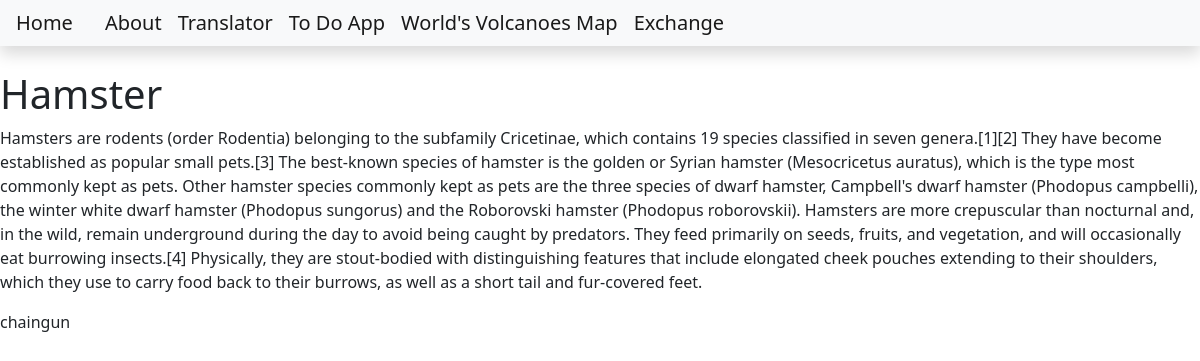
The app's page /hasmters with its own data.
### blog/models.py (models this page shows, shortened)
class Post(models.Model):
    title = models.CharField(max_length=200)
    content = models.TextField()
    date_created = models.DateTimeField(auto_now_add=True)
    slug = models.SlugField(max_length=200, unique=True)
    author = models.ForeignKey(to=User, on_delete=models.CASCADE)
    status = models.IntegerField(choices=STATUS, default=0)

### blog/views.py (the view)
# urls.py: path('<slug:slug>', views.BlogView.as_view(), name='blog_view'),
class BlogView(generic.DetailView):
    model = Post
    template_name = 'blog.html'

### templates/blog.html
{% extends 'base.html' %}
{% block content %}
<h1>{{object.title}}</h1>
<p>{{object.content}}</p>
<p>{{object.author}}</p>
{% endblock content %}

### records on screen
Post: title "Hamster", content "Hamsters are rodents (order Rodentia) belonging to the subfamily Cricetinae, which contains 19 species classified in seven genera.[1][2] They have become established as popular small pets.[3] The best-known species of hamster is the golden or Syrian hamster (Mesocricetus auratus), which is the type most commonly kept as pets. Other hamster species commonly kept as pets are the three species of dwarf hamster, Campbell's dwarf hamster (Phodopus campbelli), the winter white dwarf hamster (Phodopus sungorus) and the Roborovski hamster (Phodopus roborovskii). Hamsters are more crepuscular than nocturnal and, in the wild, remain underground during the day to avoid being caught by predators. They…", author "chaingun"
